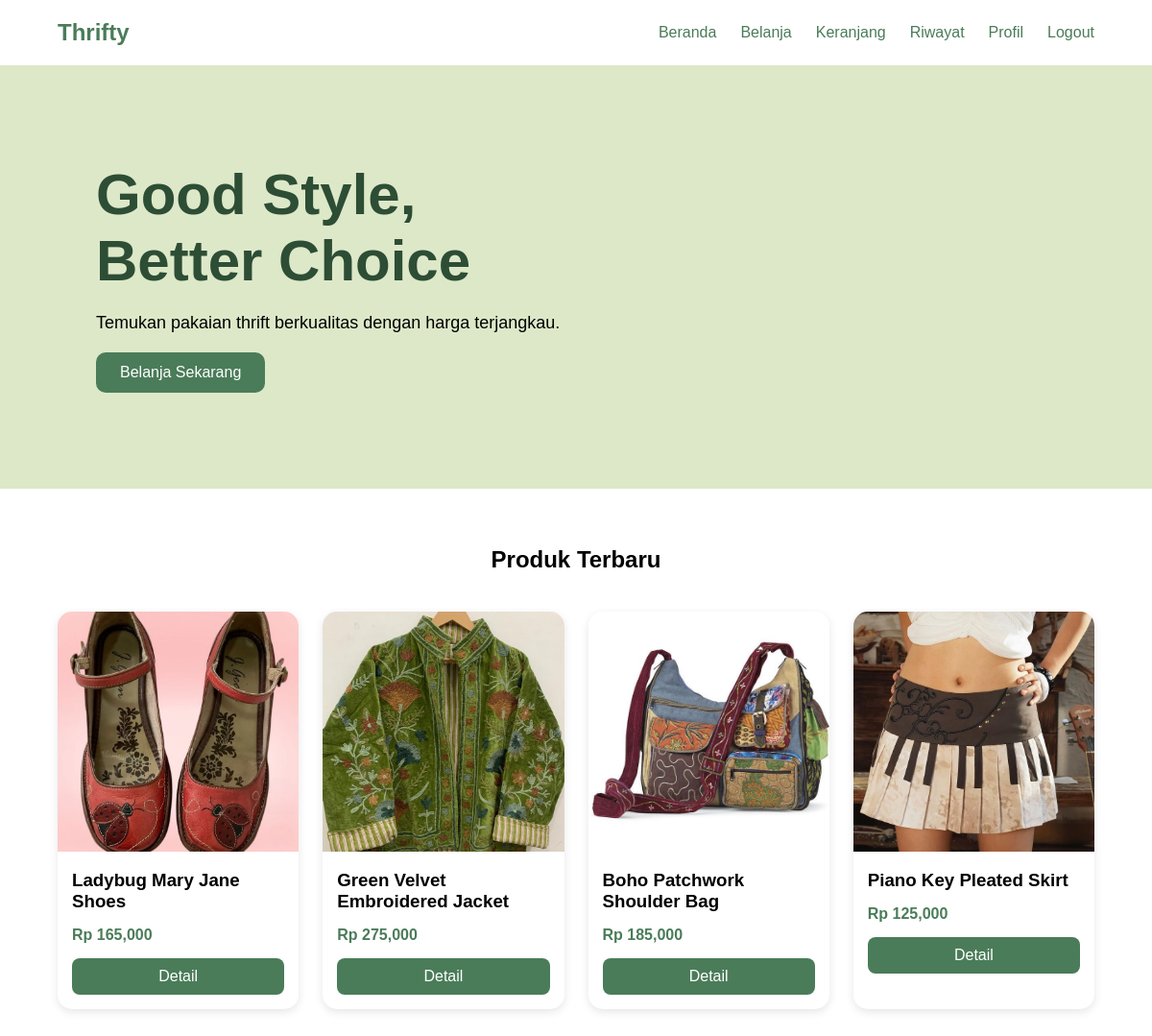
/index.php?page=beranda (signed in), run on the app's committed database.
### tables this page shows
CREATE TABLE `produk` (
  `id_produk` int NOT NULL AUTO_INCREMENT,
  `nama_produk` varchar(100) NOT NULL,
  `harga` int NOT NULL,
  `ukuran` varchar(10) DEFAULT NULL,
  `kondisi` varchar(50) DEFAULT NULL,
  `deskripsi` text,
  `gambar` varchar(255) DEFAULT NULL,
  `stok` int DEFAULT '1',
  PRIMARY KEY (`id_produk`)
);

### app/controllers/ProductController.php (called while the page is built, shortened)
<?php
require_once 'app/models/Product.php';
class ProductController{
    public function beranda()
    {
        $model = new Product();
        $products = $model->getLimit(4);
        include 'app/views/home/beranda.php';
    }
}

### app/models/Product.php (called while the page is built, shortened)
<?php
require_once 'config/database.php';
class Product{
    private $conn;
    public function __construct()
    {
        global $conn;
        $this->conn = $conn;
    }
    public function getLimit($limit)
    {
        return mysqli_query(
            $this->conn,
            "SELECT *
            FROM produk
            WHERE stok > 0
            ORDER BY id_produk DESC
            LIMIT $limit"
        );
    }
}

### app/views/home/beranda.php (the view, shortened to what this page needs)
<!DOCTYPE html>
<html>
<head>
    <link rel="stylesheet" href="assets/css/global.css">
    <link rel="stylesheet" href="assets/css/beranda.css">
</head>
<body>
<?php include 'app/views/layouts/navbar.php'; ?>
<section class="hero">
    <div class="hero-text">
        <h1>
            Good Style,<br>
            Better Choice
        </h1>
        <p>
            Temukan pakaian thrift berkualitas
            dengan harga terjangkau.
        </p>
        <a
            href="index.php?page=produk"
            class="btn"
        >
            Belanja Sekarang
        </a>
    </div>
</section>
<section class="produk-section">
    <h2>Produk Terbaru</h2>
    <div class="produk-grid">
        <?php while($row = mysqli_fetch_assoc($products)) : ?>
        <div class="produk-card">
            <img
                src="assets/img/<?php echo $row['gambar']; ?>"
                alt=""
            >
            <h3>
                <?php echo $row['nama_produk']; ?>
            </h3>
            <p class="harga">
                Rp <?php echo number_format($row['harga']); ?>
            </p>
            <a
            href="index.php?page=detail&id=<?php echo $row['id_produk']; ?>"
            class="detail-btn">
                Detail
            </a>
        </div>
        <?php endwhile; ?>
    </div>
</section>
</body>
</html>

### assets/css/global.css (style rules this page uses)
* { margin:0; padding:0; box-sizing:border-box; font-family:'Poppins',sans-serif; }
body { background:#fff; }
a { text-decoration:none; color:#4A7C59; }
.btn { background:#4A7C59; color:white; border:none; padding:12px; border-radius:10px; cursor:pointer; }

### assets/css/beranda.css (style rules this page uses)
.hero { background:#DDE8C8; padding:100px; }
.hero h1 { font-size:60px; color:#2D4D35; }
.hero p { margin:20px 0; font-size:18px; }
.hero .btn { display:inline-block; width:auto; padding:12px 25px; }
.produk-section { padding:60px; }
.produk-section h2 { text-align:center; margin-bottom:40px; }
.produk-grid { display:grid; grid-template-columns:repeat(4,1fr); gap:25px; }
.produk-card { background:white; border-radius:15px; overflow:hidden; box-shadow:0 3px 10px rgba(0,0,0,.1); }
.produk-card img { width:100%; height:250px; object-fit:cover; }
.produk-card h3 { padding:15px; }
.harga { color:#4A7C59; font-weight:bold; padding:0 15px; }
.detail-btn { display:block; margin:15px; background:#4A7C59; color:white; text-align:center; padding:10px; border-radius:8px; }

### data on the page
produk: gambar (picture), nama_produk "Ladybug Mary Jane Shoes", harga "165,000"
produk: gambar (picture), nama_produk "Green Velvet Embroidered Jacket", harga "275,000"
produk: gambar (picture), nama_produk "Boho Patchwork Shoulder Bag", harga "185,000"
produk: gambar (picture), nama_produk "Piano Key Pleated Skirt", harga "125,000"
